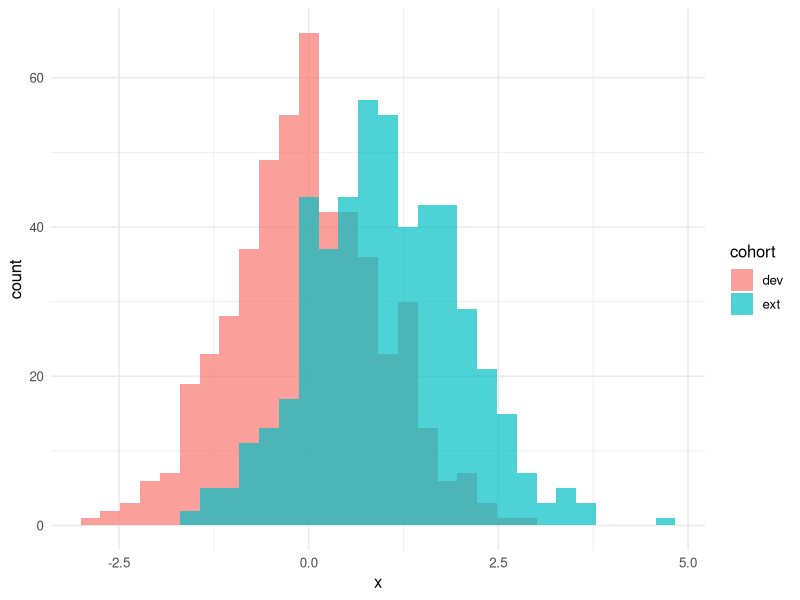

The R script that drew this image:
# ============================================================
# Biostatistics Courses
# Course 4 — Week 3, Session 5: Time-dependent Brier, IPA, external validation
# ============================================================

# --- 0. Setup --------------------------------------------------
library(tidyverse)
library(survival)
library(pROC)
set.seed(42)
theme_set(theme_minimal(base_size = 12))

# --- 1. Hypothesis / Goal --------------------------------------
# Evaluate a Cox model fitted on dev cohort against an external
# cohort with shifted covariate distribution; compute AUC, Brier,
# IPA, and a calibration plot.

# --- 2. Data ---------------------------------------------------
make_cohort <- function(n, mu_x = 0, beta = 0.6) {
  x <- rnorm(n, mu_x)
  lp <- beta * x
  t <- rexp(n, rate = exp(lp - 1))
  c <- rexp(n, rate = 0.1)
  time <- pmin(t, c); event <- as.integer(t <= c)
  tibble(x = x, time = time, event = event)
}
dev <- make_cohort(500, mu_x = 0)
ext <- make_cohort(500, mu_x = 1.0)

# --- 3. Visualise ----------------------------------------------
p1 <- bind_rows(dev |> mutate(cohort = "dev"),
                ext |> mutate(cohort = "ext")) |>
  ggplot(aes(x, fill = cohort)) +
  geom_histogram(bins = 30, alpha = 0.7, position = "identity")
print(p1)

# --- 4. Assumptions --------------------------------------------
# Independent right censoring; proportional hazards on dev cohort.

# --- 5. Conduct / Fit ------------------------------------------
fit <- coxph(Surv(time, event) ~ x, data = dev)
horizon <- 3
predict_surv <- function(fit, newdata, t) {
  bh <- basehaz(fit, centered = FALSE)
  H0 <- approx(bh$time, bh$hazard, xout = t, rule = 2)$y
  lp <- predict(fit, newdata = newdata, type = "lp")
  exp(-H0 * exp(lp))
}
s_dev <- predict_surv(fit, dev, horizon)
s_ext <- predict_surv(fit, ext, horizon)
obs_dev <- dev$event == 1 & dev$time <= horizon
obs_ext <- ext$event == 1 & ext$time <= horizon
brier <- function(p, y) mean((p - y)^2)
b_dev <- brier(1 - s_dev, obs_dev)
b_ext <- brier(1 - s_ext, obs_ext)
ipa_dev <- 1 - b_dev / brier(mean(obs_dev), obs_dev)
ipa_ext <- 1 - b_ext / brier(mean(obs_ext), obs_ext)

# --- 6. Report -------------------------------------------------
cat(sprintf("IPA dev: %.2f, IPA ext: %.2f\n", ipa_dev, ipa_ext))
cat(sprintf("Brier dev: %.3f, Brier ext: %.3f\n", b_dev, b_ext))
